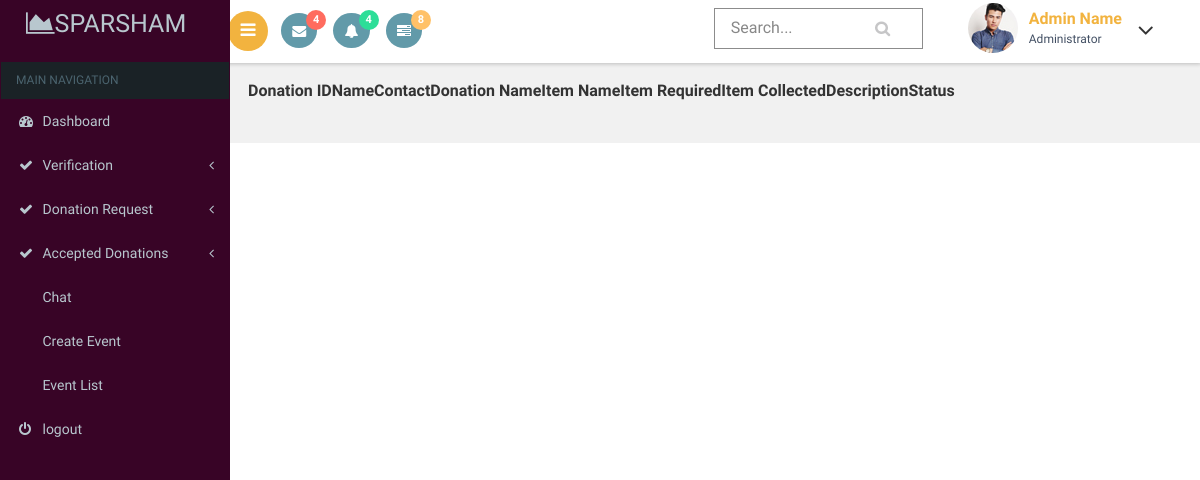
/secratary/inventorydonationlist.php, run on an earlier commit of the app's database.
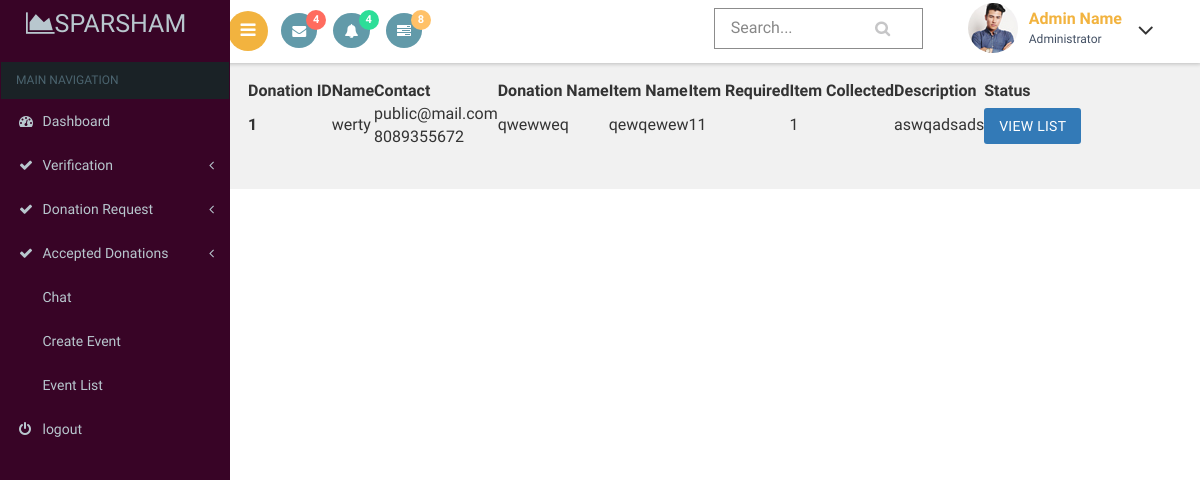
And on a later commit of the database.
### tables this page shows
CREATE TABLE `inventory_donation` (
  `donation_id` int(11) NOT NULL,
  `donation_name` varchar(30) NOT NULL,
  `item_name` varchar(30) NOT NULL,
  `item_required` int(11) NOT NULL,
  `item_collected` int(11) NOT NULL,
  `discription` text NOT NULL,
  `email` varchar(50) NOT NULL,
  `donation_status` int(11) NOT NULL DEFAULT 0
);

CREATE TABLE `registration` (
  `name` varchar(80) NOT NULL,
  `email` varchar(80) NOT NULL,
  `phone` bigint(11) NOT NULL,
  `gender` varchar(10) NOT NULL,
  `date_of_birth` varchar(20) NOT NULL,
  `house` varchar(80) NOT NULL,
  `place` varchar(80) NOT NULL,
  `country` int(11) NOT NULL,
  `state` int(11) NOT NULL,
  `district` int(11) NOT NULL,
  `pincode` int(6) NOT NULL,
  `profile_pic` varchar(100) NOT NULL DEFAULT '../images/avathar.jpg'
);

### secratary/inventorydonationlist.php (the view, shortened to what this page needs)
<?php
include("dbconn.php");
?>
<!DOCTYPE html>
<html>
<head>
    <link href="css/bootstrap.css" rel='stylesheet' type='text/css' />
<link href="css/style.css" rel='stylesheet' type='text/css' />
<link href="css/font-awesome.css" rel="stylesheet">
<link href='css/SidebarNav.min.css' media='all' rel='stylesheet' type='text/css'/>
<link href="css/custom.css" rel="stylesheet">
    <link rel="stylesheet" type="text/css" href="https://cdn.datatables.net/1.10.21/css/jquery.dataTables.css">
</head>
<body class="cbp-spmenu-push">
    <div class="main-content">
    <div class="cbp-spmenu cbp-spmenu-vertical cbp-spmenu-left" id="cbp-spmenu-s1">
        <aside class="sidebar-left">
      <nav class="navbar navbar-inverse">
          <div class="navbar-header">
            <h1><a class="navbar-brand" href="index.html"><span class="fa fa-area-chart"></span>Sparsham<span class="dashboard_text"></span></a></h1>
          </div>
          <?php
          include("menu.php");
          ?>
      </nav>
    </aside>
    </div>
        <?php
        include("header.php");
        ?>
        <div id="page-wrapper">
    <table id="table_id" class="display">
    <thead>
        <tr>
           <th>Donation ID</th>
           <th>Name</th>
           <th>Contact</th>
      <th>Donation Name</th>
      <th>Item Name</th>
      <th>Item Required</th>
      <th>Item Collected</th>
      <th>Description</th>
      <th>Status</th>
        </tr>
    </thead>
    <tbody>
         <?php
            $sql="select * from inventory_donation a,registration b where a.email=b.email";
            $res=mysqli_query($conn,$sql);
            if(mysqli_num_rows($res)>0){
                while($r=mysqli_fetch_assoc($res)){
            ?>
           <tr>
      <th scope="row"><?php echo $r['donation_id']?></th>
      <td><?php echo $r['name']?></td>
      <td><?php echo $r['email']?><br>
        <?php echo $r['phone']?><br>
      </td>
      <td><?php echo $r['donation_name']?></td>
      <td><?php echo $r['item_name']?></td>
      <td><?php echo $r['item_required']?></td>
      <td><?php echo $r['item_collected']?></td>
        <td><?php echo $r['discription']?></td>
        <td><a href="inventorydonationlistview.php?id=<?php echo $r['donation_id']?>">
    <button class="btn btn-primary">View List</button></a>
</td>
    </tr>
            <?php
        }
    }
            ?>
    </tbody>
</table>
</div></div>
</body>
</html>

What changed in the data, as far as the page shows it:
added inventory_donation: donation_id "1", registration.name "werty", registration.email "public@mail.com", registration.phone "8089355672", donation_name "qwewweq", item_name "qewqewew", item_required "11", item_collected "1", discription "aswqadsads"
